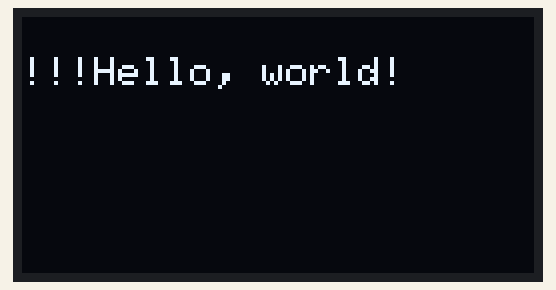
Bench run of a sketch on a simulated Raspberry Pi Pico. Shown: 128×64 one-colour display.

Above: at 2.1 s.
At 23.6 s:
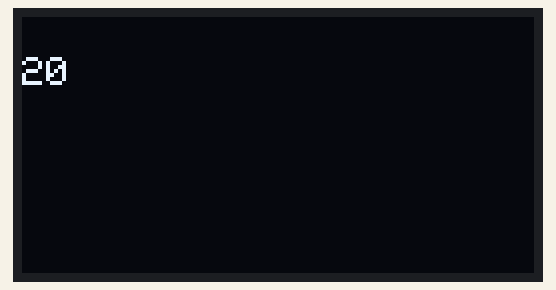

Measured:
- what the display in image 0 shows lasts 1.0 s, from 2.1 s to 3.1 s

The sketch:

SSD1306_Hello_World.ino
```cpp
/*********
  Rui Santos
  Complete project details at https://randomnerdtutorials.com
*********/

#include <Wire.h>
#include <Adafruit_GFX.h>
#include <Adafruit_SSD1306.h>

#define SCREEN_WIDTH 128 // OLED display width, in pixels
#define SCREEN_HEIGHT 64 // OLED display height, in pixels

// Declaration for an SSD1306 display connected to I2C (SDA, SCL pins)
Adafruit_SSD1306 display(SCREEN_WIDTH, SCREEN_HEIGHT, &Wire, -1);

int i = 0;

void setup() {

  Wire.setSDA(12);
  Wire.setSCL(13);
  Wire.begin();

  Serial.begin(115200);

  if(!display.begin(SSD1306_SWITCHCAPVCC, 0x3C)) { // Address 0x3D for 128x64
    Serial.println(F("SSD1306 allocation failed"));
    for(;;);
  }
  delay(2000);
  display.clearDisplay();

  display.setTextSize(1);
  display.setTextColor(WHITE);
  display.setCursor(0, 10);
  // Display static text
  display.println("!!!Hello, world!");
  display.display();
  delay(1000);
}

void loop() {

  display.clearDisplay();
  display.setCursor(0, 10);
  display.println(i);
  display.display();
  i++;
  delay(1000);
}
```
